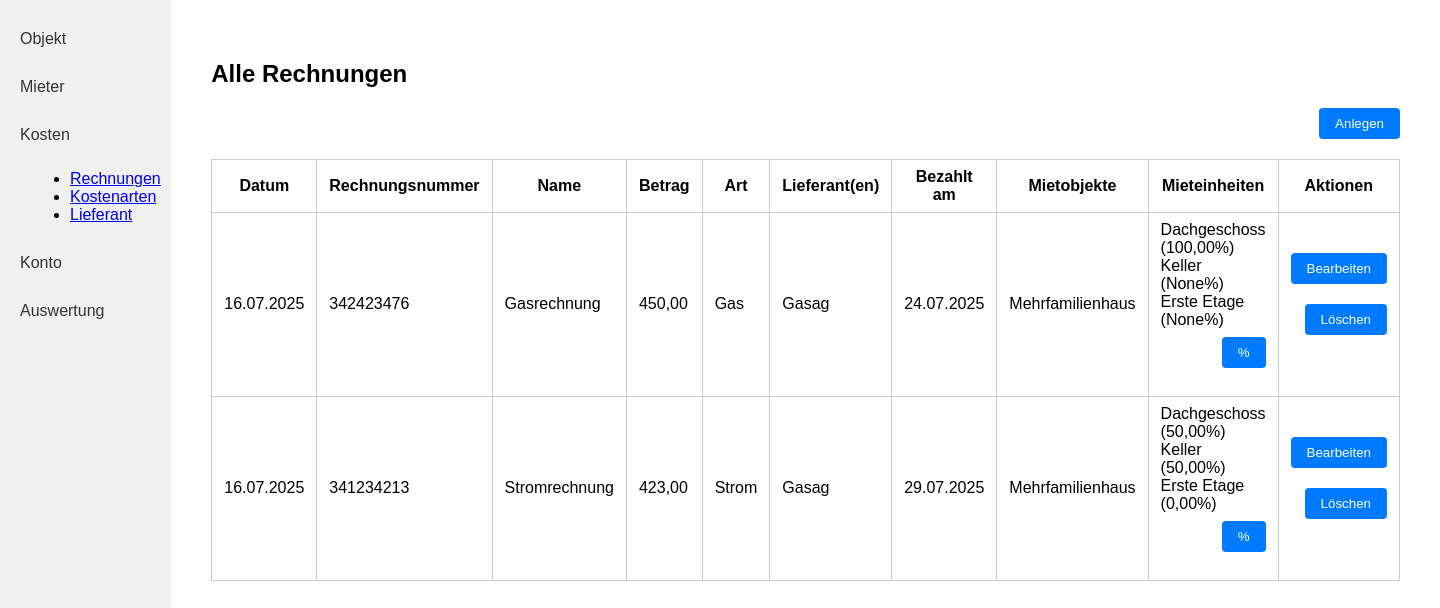
The app's page /rechnungen/ (signed in) with its own data.
### kostenpruefung_mietobjekte_app/models.py (models this page shows, shortened)
class Rechnung(models.Model):
    created_by = models.ForeignKey(User, on_delete=models.CASCADE, related_name="rechnungen_created", null=True, blank=True)
    datum = models.DateField()
    rechnungsnummer = models.CharField(max_length=255)
    name = models.CharField(max_length=255) # Descriptive name to identify the payment
    betrag = models.DecimalField(max_digits=10, decimal_places=2)
    art = models.ForeignKey('Rechnungsart', on_delete=models.PROTECT)
    lieferant = models.ManyToManyField('Lieferant')
    bezahlt_am = models.DateField()
    mietobjekt = models.ForeignKey('Mietobjekt', on_delete=models.CASCADE, related_name="rechnungen", null=True, blank=True)

class Rechnungsart(models.Model):
    created_by = models.ForeignKey(User, on_delete=models.CASCADE, related_name="rechnungsarten_created", null=True, blank=True)
    name = models.CharField(max_length=255)
    farbe = models.CharField(
        max_length=7,
        default='#4e79a7',
        help_text='Farbe für Diagramme (Hex-Code, z.B. #FF5733)'
    )
    def __str__(self):
        return self.name

class Lieferant(models.Model):
    created_by = models.ForeignKey(User, on_delete=models.CASCADE, related_name="lieferanten_created", null=True, blank=True)
    firmenname = models.CharField(max_length=255)
    vorname = models.CharField(max_length=255)
    nachname = models.CharField(max_length=255)
    strasse = models.CharField(max_length=255)
    hausnummer = models.CharField(max_length=10)
    plz = models.CharField(max_length=10) # 2 - 10 characters (numbers and letters)
    ort = models.CharField(max_length=100)
    land = models.CharField(max_length=100)
    e_mail = models.EmailField()
    telefon = models.CharField(max_length=100)

class Mietobjekt(models.Model):
    created_by = models.ForeignKey(User, on_delete=models.CASCADE, related_name="mietobjekte_created", null=True, blank=True)
    name = models.CharField(max_length=255)
    strasse_hausnummer = models.CharField(max_length=255)
    plz = models.CharField(max_length=10) # 2 - 10 characters (numbers and letters)
    ort = models.CharField(max_length=100)
    land = models.CharField(max_length=100)
    FARBE_CHOICES = [
        ('rot', 'Rot'),
        ('blau', 'Blau'),
        ('gruen', 'Grün'),
        ('gelb', 'Gelb'),
        ('schwarz', 'Schwarz'),
    ]
    farbe = models.CharField(max_length=20, choices=FARBE_CHOICES)

class Mieteinheit(models.Model):
    mietobjekt = models.ForeignKey(Mietobjekt, on_delete=models.CASCADE, related_name="mieteinheiten")
    name = models.CharField(max_length=255)
    kaufdatum = models.DateField(null=True, blank=True)
    kaufpreis = models.DecimalField(max_digits=10, decimal_places=2, null=True, blank=True)
    darlehen = models.DecimalField(max_digits=10, decimal_places=2, null=True, blank=True)
    grundschuld = models.DecimalField(max_digits=10, decimal_places=2, null=True, blank=True)

class Prozent(models.Model):
    mieteinheit = models.ForeignKey('Mieteinheit', on_delete=models.CASCADE, related_name="prozent_mieteinheit")
    rechnung = models.ForeignKey('Rechnung', on_delete=models.CASCADE, related_name="prozent_rechnung")
    prozent = models.DecimalField(max_digits=5, decimal_places=2, null=True, blank=True)  # Value between 0 and 100

### kostenpruefung_mietobjekte_app/views.py (the view)
# urls.py: path('rechnungen/', rechnungen, name='rechnungen'),
@login_required
def rechnungen(request):
    rechnungen = Rechnung.objects.filter(created_by=request.user).prefetch_related(
        'lieferant',
        'mietobjekt__mieteinheiten__prozent_mieteinheit',
        'prozent_rechnung'
    )
    for r in rechnungen:
        total = 0
        for mieteinheit in r.mietobjekt.mieteinheiten.all():
            for prozent in mieteinheit.prozent_mieteinheit.all():
                if prozent in r.prozent_rechnung.all():
                    total += prozent.prozent or 0
        r.percent_not_100 = abs(total - 100) > 0.01
    return render(request, 'kostenpruefung_mietobjekte_app/rechnungen.html', {
        'rechnungen': rechnungen,
    })

### kostenpruefung_mietobjekte_app/templates/kostenpruefung_mietobjekte_app/rechnungen.html (shortened to what this page needs)
{% load static %}
<!DOCTYPE html>
<html lang="de">
<head>
    <link rel="stylesheet" href="{% static 'kostenpruefung_mietobjekte_app/style.css' %}">
</head>
<body>
<div class="flex-container">
    <nav class="sidebar">
        <a class="sidebar-link" href="{% url 'kostenpruefung_mietobjekte_app:objekt_index' %}">Objekt</a>
        <a class="sidebar-link" href="{% url 'kostenpruefung_mietobjekte_app:mieter_laufend' %}">Mieter</a>
        <a class="sidebar-link" href="#">Kosten</a>
        <ul style="list-style-type: disc; margin-left: 30px; margin-bottom: 20px;">
            <li><a href="{% url 'kostenpruefung_mietobjekte_app:rechnungen' %}">Rechnungen</a></li>
            <li><a href="{% url 'kostenpruefung_mietobjekte_app:kostenarten' %}">Kostenarten</a></li>
            <li><a href="{% url 'kostenpruefung_mietobjekte_app:lieferanten' %}">Lieferant</a></li>
        </ul>
        <a class="sidebar-link" href="{% url 'kostenpruefung_mietobjekte_app:konto' %}">Konto</a>
        <a class="sidebar-link" href="{% url 'kostenpruefung_mietobjekte_app:auswertung' %}">Auswertung</a>
    </nav>
    <div class="main-content">
        <h2>Alle Rechnungen</h2>
        <form action="{% url 'kostenpruefung_mietobjekte_app:rechnung_create' %}" method="get" style="margin-bottom: 16px;">
            <button class="action-btn" type="submit">Anlegen</button>
        </form>
        <table class="object-table">
            <tr>
                <th>Datum</th>
                <th>Rechnungsnummer</th>
                <th>Name</th>
                <th>Betrag</th>
                <th>Art</th>
                <th>Lieferant(en)</th>
                <th>Bezahlt am</th>
                <th>Mietobjekte</th>
                <th>Mieteinheiten</th>
                <th>Aktionen</th>
            </tr>
            {% for r in rechnungen %}
            <tr>
                <td>{{ r.datum|date:"d.m.Y" }}</td>
                <td>{{ r.rechnungsnummer }}</td>
                <td>{{ r.name }}</td>
                <td>{{ r.betrag }}</td>
                <td>{{ r.art }}</td>
                <td>
                    {% for l in r.lieferant.all %}
                        {{ l.firmenname }}{% if not forloop.last %},<br>{% endif %}
                    {% endfor %}
                </td>
                <td>{{ r.bezahlt_am|date:"d.m.Y" }}</td>
                <td>{{ r.mietobjekt.name }}</td>
                <td {% if r.percent_not_100 %}style="background-color:#ffe5e5;"{% endif %}>
                    {% for mieteinheit in r.mietobjekt.mieteinheiten.all %}
                        {{ mieteinheit.name }}
                        {% for prozent in mieteinheit.prozent_mieteinheit.all %}
                            {% if prozent in r.prozent_rechnung.all %}
                                ({{ prozent.prozent }}%)
                            {% endif %}
                        {% endfor %}
                        <br>
                    {% endfor %}
                    <form action="{% url 'kostenpruefung_mietobjekte_app:prozent_bulk_update' r.id %}" method="get" style="margin-top: 8px;">
                        <button class="action-btn" type="submit">%</button>
                    </form>
                </td>
                <td class="objekt-actions">
                    <form action="{% url 'kostenpruefung_mietobjekte_app:rechnung_update' r.id %}" method="get" style="display:inline;">
                        <button class="action-btn" type="submit">Bearbeiten</button>
                    </form>
                    <form action="{% url 'kostenpruefung_mietobjekte_app:rechnung_delete' r.id %}" method="get" style="display:inline;">
                        <button class="action-btn" type="submit">Löschen</button>
                    </form>
                </td>
            </tr>
            {% empty %}
            <tr>
                <td colspan="10">Keine Rechnungen vorhanden.</td>
            </tr>
            {% endfor %}
        </table>
    </div>
</div>
</body>
</html>

### kostenpruefung_mietobjekte_app/static/kostenpruefung_mietobjekte_app/style.css (style rules this page uses)
body { margin: 0; font-family: Arial, sans-serif; }
.flex-container { display: flex; }
.sidebar { width: 200px; background: #f0f0f0; height: 100vh; padding: 20px 0; }
.sidebar-link { display: block; padding: 10px 20px; color: #333; text-decoration: none; margin-bottom: 10px; }
.main-content { flex: 1; padding: 40px; }
.object-table { width: 100%; border-collapse: collapse; }
.object-table th, .object-table td { border: 1px solid #ccc; padding: 8px 12px; }
.action-btn { float: right; padding: 8px 16px; background: #007bff; color: #fff; border: none; border-radius: 4px; cursor: pointer; margin-bottom: 20px; }

### records on screen
Rechnung: datum "16.07.2025", rechnungsnummer "342423476", name "Gasrechnung", betrag "450,00", art "Gas", bezahlt_am "24.07.2025", mietobjekt.name "Mehrfamilienhaus"
Lieferant: firmenname "Gasag"
Mieteinheit: name "Dachgeschoss"
Prozent: prozent "100,00"
Mieteinheit: name "Keller"
Prozent: prozent "None"
Mieteinheit: name "Erste Etage"
Prozent: prozent "None"
Rechnung: datum "16.07.2025", rechnungsnummer "341234213", name "Stromrechnung", betrag "423,00", art "Strom", bezahlt_am "29.07.2025", mietobjekt.name "Mehrfamilienhaus"
Prozent: prozent "50,00"
Prozent: prozent "50,00"
Prozent: prozent "0,00"
